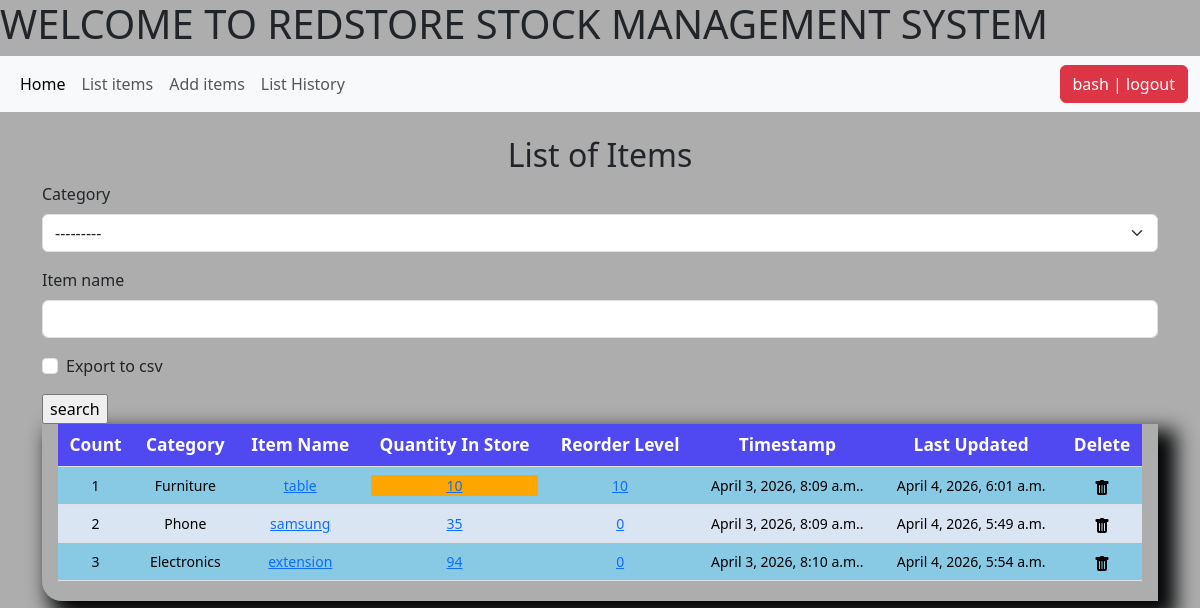
Page /list_items/ (signed in) on the earlier database version.
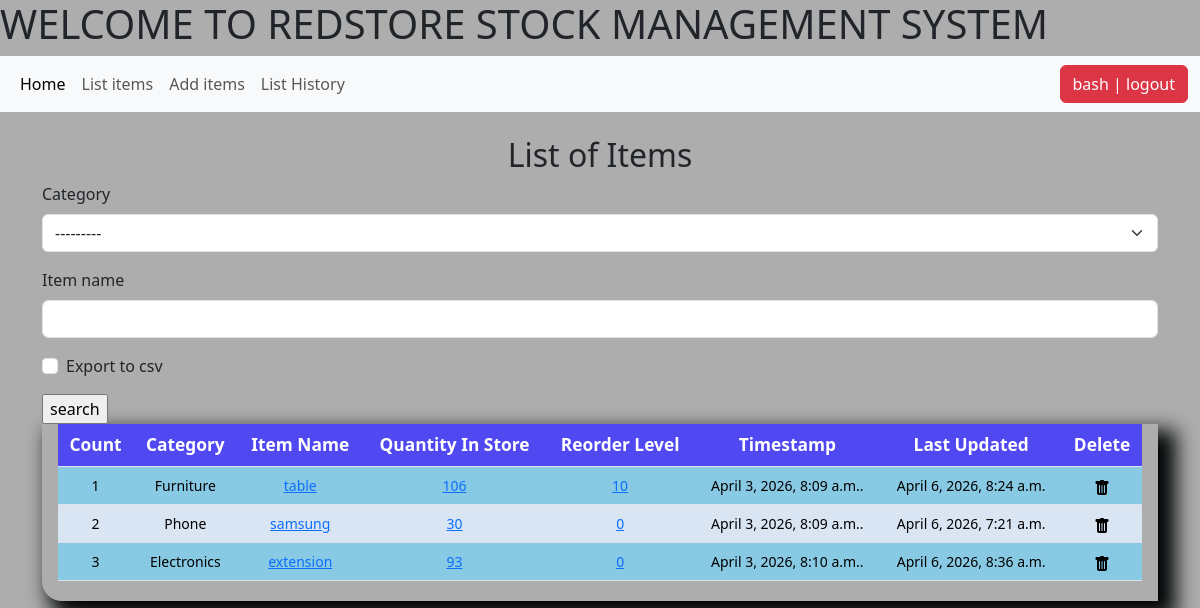
Same page on the later database version.
### stockapp/models.py (models this page shows, shortened)
class Stock(models.Model):
    category = models.ForeignKey(Category, on_delete=models.CASCADE)
    item_name = models.CharField(max_length=100, blank=True, null=True)
    quantity = models.IntegerField(default=0, blank=True, null=True)
    received_quantity = models.IntegerField(default=0, blank=True, null=True)
    received_by = models.CharField(max_length=100, blank=True, null=True)
    issued_quantity = models.IntegerField(default=0, blank=True, null=True)
    issued_by = models.CharField(max_length=100, blank=True, null=True)
    issue_to = models.CharField(max_length=100, blank=True, null=True)
    phone_number = models.CharField(max_length=100, blank=True, null=True)
    created_by = models.CharField(max_length=100, blank=True, null=True)
    reorder_level = models.IntegerField(default=0, blank=True, null=True)
    last_updated = models.DateTimeField(auto_now_add=False, auto_now=True)
    timestamp = models.DateTimeField(auto_now_add=True, auto_now=False)
    export_to_csv = models.BooleanField(default=False)

class Category(models.Model):
    name = models.CharField(max_length=100,blank=True,null=True)
    def __str__(self):
        return self.name

### stockapp/views.py (the view, shortened to what this page needs)
# urls.py: path('list_items/', views.list_items, name='list_items'),
@login_required
def list_items(request):
    header = 'List of Items'
    form = StockSearchForm(request.POST or None)
    queryset = Stock.objects.all()
    if request.method == 'POST':
        queryset = Stock.objects.filter(
            category=form['category'].value(),
            item_name__icontains=form['item_name'].value()
        )
    context = {
        "header": header,
        "queryset": queryset,
        "form": form
    }
    return render(request, 'list_items.html', context)

### stockapp/forms.py
class StockSearchForm(forms.ModelForm):
    export_to_csv = forms.BooleanField(required=False)
    category = forms.ModelChoiceField(
        queryset=Category.objects.all(),
        required=False
    )
    item_name = forms.CharField(required=False)
    class Meta:
        model = Stock
        fields = ['category','item_name']

### stockapp/templates/list_items.html (shortened to what this page needs)
{% extends 'navbar.html' %}
{% load crispy_forms_tags %}
{% load static %}
{% block content %}
<h2>{{header}}</h2>
<form  method="POST" action="">{% csrf_token %}
{{form|crispy}}
<input type="submit" value="search">
</form>
<div class="display_table">
<table class="table">
    <thead>
        <tr>
            <th>Count</th>
            <th>Category</th>
            <th>Item Name</th>
            <th>Quantity In Store</th>
             <th>Reorder Level</th>
            <th>Timestamp</th>
            <th>Last Updated</th>
            <th>Delete</th>
        </tr>
    </thead>
    {% for instance in queryset %}
    <tr>
        <td>{{forloop.counter}}</td>
        <td>{{instance.category}}</td>
        <td><a href="{% url 'update_items' instance.id %}">{{instance.item_name}}</a></td>
        <td>
            {% if instance.quantity <= instance.reorder_level %}
            <div style="background-color:orange ;">
                <a href="{% url 'stock_detail' instance.id %}">{{ instance.quantity }}</a>
            </div>
            {% else %}
            <a href="{% url 'stock_detail' instance.id %}">{{instance.quantity}}</a>
            {% endif %}
        </td>
        <td><a href="{% url 'reorder_level' instance.id %}">{{ instance.reorder_level }}</a></td>
        <td>{{instance.timestamp|date:"F j, Y, g:i a"}}.</td>
        <td>{{instance.last_updated}}</td>
        <td><a href="{% url 'delete_item' instance.id %}"><img  src="{% static 'img/trash-fill.svg' %}" alt=""></a></td>
    </tr>
    {% endfor %}
</table>
</div>
{% endblock content%}

Differences in the rows shown:
changed Stock "table": last_updated "April 4, 2026, 6:01 a.m." → "April 6, 2026, 8:24 a.m."; quantity "10" → "106"
changed Stock "samsung": quantity "35" → "30"; last_updated "April 4, 2026, 5:49 a.m." → "April 6, 2026, 7:21 a.m."
changed Stock "extension": quantity "94" → "93"; last_updated "April 4, 2026, 5:54 a.m." → "April 6, 2026, 8:36 a.m."
